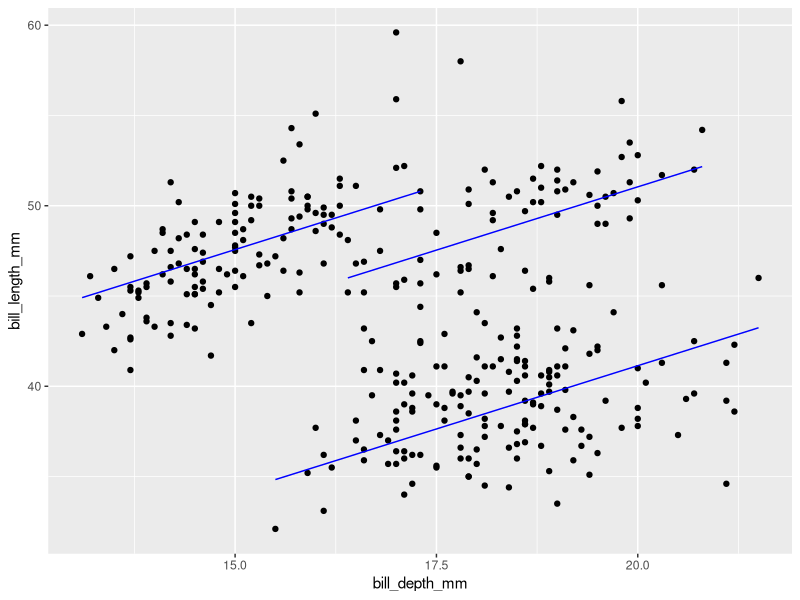
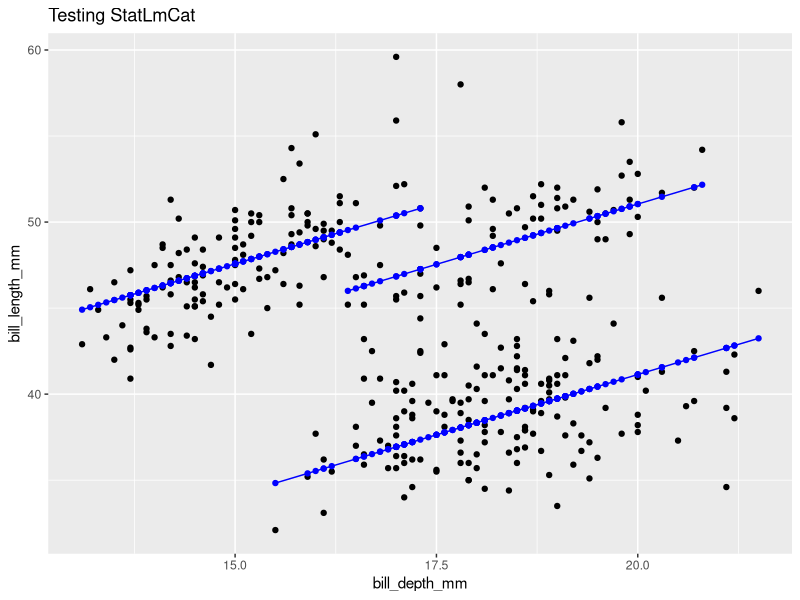
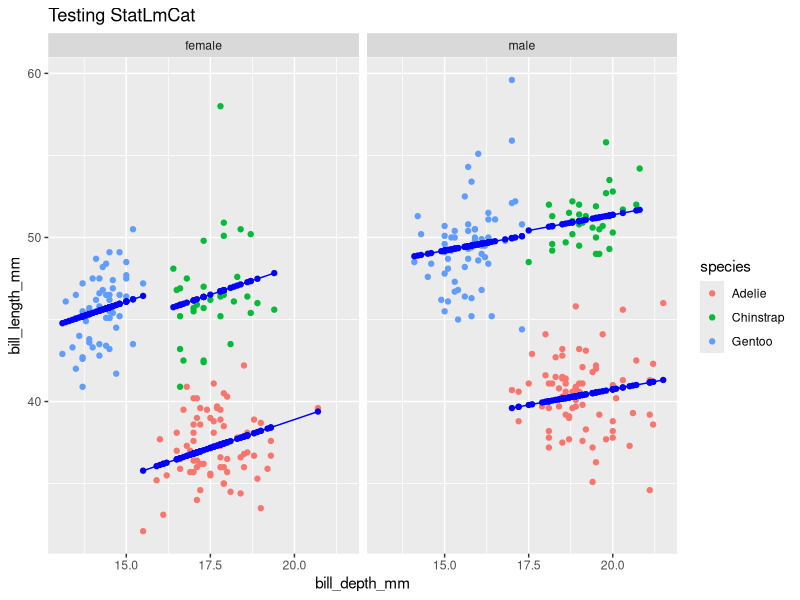
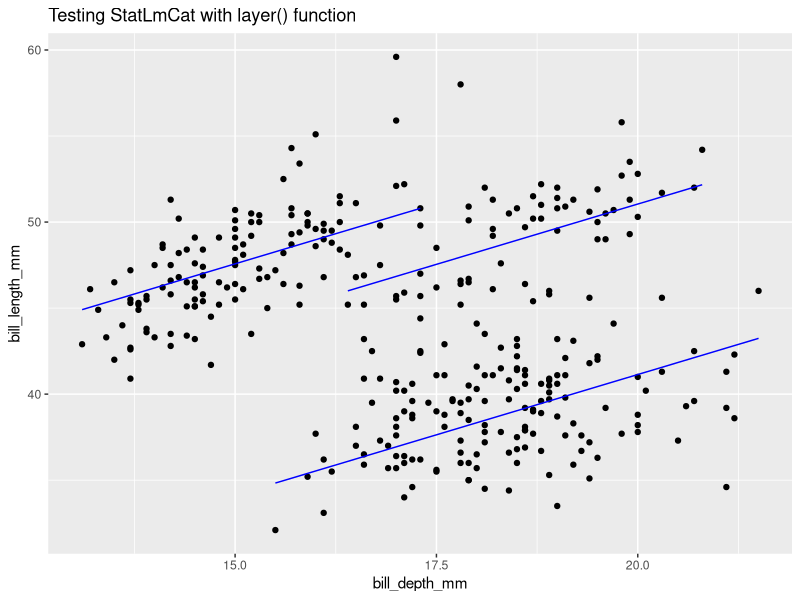

Source code (R) for these figures, in order: (Note: this script raises an error after producing the figures.)
## ---- chunk 1
#| label: fitted_1

library(tidyverse)
penguins <- remove_missing(palmerpenguins::penguins)

model <- lm(formula = bill_length_mm ~ bill_depth_mm + 
              species, 
            data = penguins) 

penguins_w_fitted <- penguins |> 
  mutate(fitted = model$fitted.values)

penguins |> 
  ggplot() + 
  aes(x = bill_depth_mm, 
      y = bill_length_mm,
      group = species) +
  geom_point() + 
  geom_line(data = penguins_w_fitted,
             aes(y = fitted),
             color = "blue")
## ---- chunk 2
layer_data(plot = last_plot(), 
           i = 2) # the fitted y (not the raw data y) is of interest
## ---- chunk 3
#| label: fitted_2

compute_panel_lm_cat <- function(data, scales){

  model<-lm(formula = y ~ x + cat, data = data)
  
  data |> 
    mutate(y = model$fitted.values)
  
}
## ---- chunk 4
## Test compute. 
penguins |>
  rename(x = bill_depth_mm, 
         y = bill_length_mm,
         cat = species) |>
  compute_panel_lm_cat()
## ---- chunk 5
#| label: fitted_3
StatLmCat <- ggplot2::ggproto(`_class` = "StatLmCat",
                                  `_inherit` = ggplot2::Stat,
                                  required_aes = c("x", "y", "cat"),
                                  compute_panel = compute_panel_lm_cat)
## ---- chunk 6
penguins |> 
  ggplot() + 
  aes(x = bill_depth_mm,
      y = bill_length_mm,
      cat = species) + 
  geom_point() + 
  geom_point(stat = StatLmCat, color = "blue") +
  geom_line(stat = StatLmCat, color = "blue") + 
  labs(title = "Testing StatLmCat")

## ---- chunk 7
last_plot() + 
  aes(color = species) + 
  facet_wrap(facet = vars(sex))
## ---- chunk 8
penguins |> 
  ggplot() + 
  aes(x = bill_depth_mm,
      y = bill_length_mm,
      cat = species) + 
  geom_point() + 
  layer(geom = GeomLine, 
        stat = StatLmCat, 
        position = "identity", 
        params = list(color = "blue")) + 
  labs(title = "Testing StatLmCat with layer() function")
## ---- chunk 9
#| label: fitted_4

stat_lm_cat <- function(mapping = NULL, data = NULL, geom = "line", position = "identity", 
    ..., show.legend = NA, inherit.aes = TRUE) {
    layer(data = data, mapping = mapping, stat = StatLmCat, 
        geom = geom, position = position, show.legend = show.legend, 
        inherit.aes = inherit.aes, params = list(na.rm = FALSE, 
            ...))
}
## ---- chunk 10
stat_lm_cat <- make_constructor(StatLmCat, geom = "line")
## ---- chunk 11
geom_lm_cat <- stat_lm_cat
## ---- chunk 12
geom_lm_cat <- make_constructor(GeomLine, stat = "lm_cat")
## ---- chunk 13
#| label: fitted_5
penguins |> 
  ggplot() + 
  aes(x = bill_depth_mm, 
      y = bill_length_mm,
      cat = species) +
  geom_point() + 
  geom_smooth(method = "lm") +
  geom_lm_cat()
## ---- chunk 14
#| label: fitted_6
penguins |> 
  ggplot() + 
  aes(x = bill_depth_mm, 
      y = bill_length_mm,
      cat = species) +
  geom_point() + 
  geom_smooth(method= "lm", se= F) +
  geom_lm_cat() + 
  facet_wrap(facets = vars(species))
## ---- chunk 15
library(tidyverse)

# Step 1. Define compute
compute_panel_lm_cat <- function(data, scales){
  model <- lm(formula = y ~ x + cat, data = data)
  data |> 
    mutate(y = model$fitted.values)
}


# Step 2. Define Stat
StatLmCat = ggproto(`_class` = "StatLmCat",
                      `_inherit` = Stat,
                      required_aes = c("x", "y"),
                      compute_group = compute_panel_lm_cat)

# Step 3. Define user-facing functions

## define stat_*()
stat_lm_cat <- function(mapping = NULL, data = NULL, 
                         geom = "line", position = "identity", 
                         ..., show.legend = NA, inherit.aes = TRUE) 
{
    layer(data = data, mapping = mapping, stat = StatLmCat, 
        geom = geom, position = position, show.legend = show.legend, 
        inherit.aes = inherit.aes, params = rlang::list2(na.rm = FALSE, 
            ...))
}

## define geom_*()
geom_lm_cat <- stat_lm_cat
